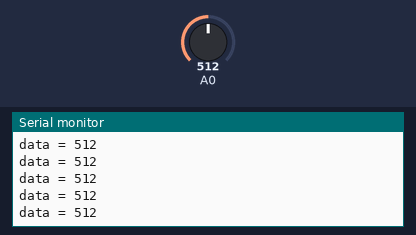
Bench run of a sketch on a simulated ESP8266 (NodeMCU). On the bench: the last lines printed to the serial monitor. The inputs (shaded band) are chosen by the test bench; at power-on: A0 = 512. WiFi joins after 1.5 s; servers stay silent unless stated; uploads are accepted with an empty reply.

Above: at 2.7 s.
2.8 s: A0 set to 716
At 3.5 s:
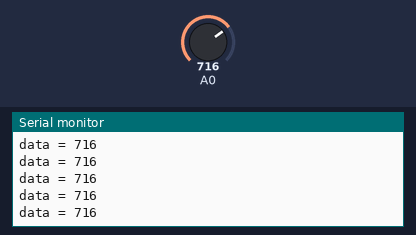
4.3 s: A0 set to 900
At 4.9 s:
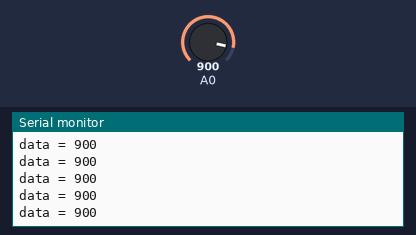
Timing chart, 0 to 7.3 s (numbered marks = the images above; inputs shaded):
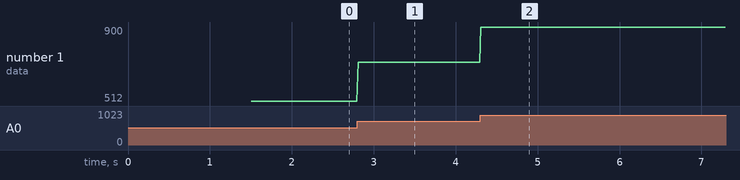

Measured:
- after the input at 2.8 s, the serial monitor: prints a new line at once (image 1)
- after the input at 4.3 s, the serial monitor: prints a new line at once (image 2)
- plotted number 1: 512 → 716 after the input at 2.8 s, 716 → 900 after the input at 4.3 s

The sketch:

ESP8266BARUU.ino
```cpp
#ifdef ESP32
  #include <WiFi.h>
  #include <HTTPClient.h>
#else
  #include <ESP8266WiFi.h>
  #include <ESP8266HTTPClient.h>
  #include <WiFiClient.h>
#endif

const char* ssid = "beibeik";            // Replace with your network SSID
const char* password = "030102CAPRI";    // Replace with your network password
const char* serverName1 = "http://hilya.site/iot/setdata_esp8266.php";
String apiKeyValue = "user"; // Access key for storing data on the web server
unsigned long lastMillis1 = 0;
long interval1 = 10 * 1000; // Interval in milliseconds (10 seconds)
int relay = 0;

void setup() {
    Serial.begin(9600);
    WiFi.begin(ssid, password);

    Serial.print("Connecting to WiFi...");
    while (WiFi.status() != WL_CONNECTED) {
        delay(500);
        Serial.print(".");
    }

    Serial.println("");
    Serial.print("Connected to WiFi network with IP Address: ");
    Serial.println(WiFi.localIP());
}

void loop() {
    unsigned long currentMillis = millis();
    if ((currentMillis - lastMillis1) > interval1) {
        sendData();
        lastMillis1 = currentMillis;
    }
    readMic();
    delay(10);
}

void sendData() {
    if (WiFi.status() == WL_CONNECTED) {
        WiFiClient client;
        HTTPClient http;
        http.begin(client, serverName1);
        http.addHeader("Content-Type", "application/x-www-form-urlencoded");
        String httpRequestData = "api_key=" + apiKeyValue + "&relay=" + String(relay);
        int httpResponseCode = http.POST(httpRequestData);
        http.end();
        Serial.println(httpResponseCode);
    }
}

void readMic() {
    // Read the analog value from the microphone
    int sensorValue = analogRead(A0);
    Serial.print("data = ");
    Serial.println(sensorValue);

    // Control the relay based on the sensor value
    if (sensorValue > 900) {
        relay = 1;
    } else {
        relay = 0;
    }
}
```
